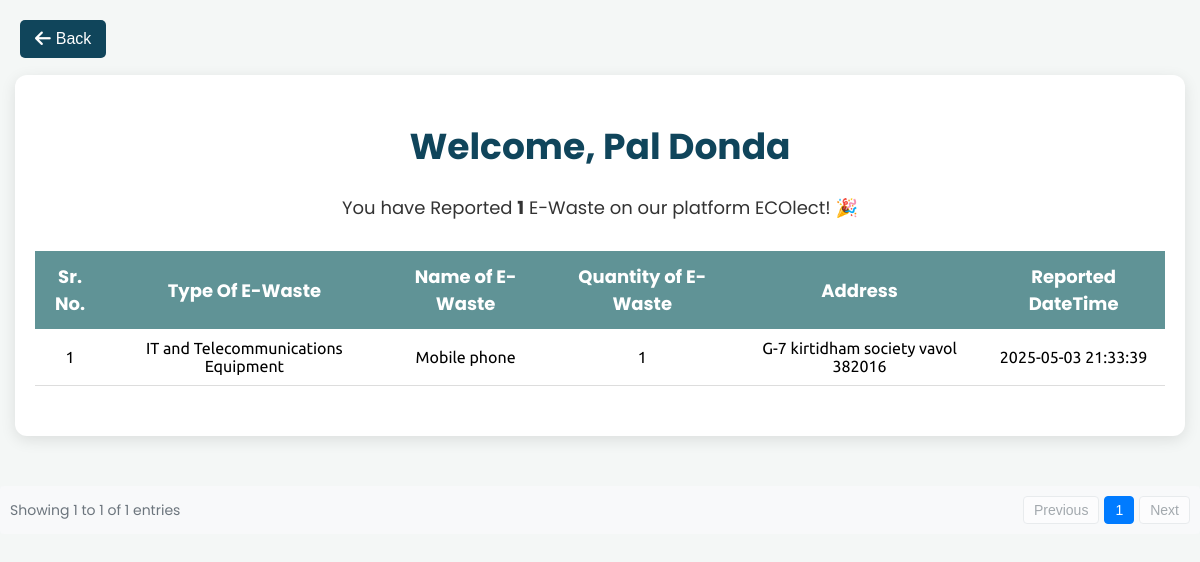
Screenshot of /reported.php?email=donda951072@gmail.com with the database file from the repository.
### tables this page shows
CREATE TABLE `ewaste` (
  `Sr.No` int(10) NOT NULL,
  `Fullname` varchar(30) NOT NULL,
  `Type` varchar(100) NOT NULL,
  `EName` varchar(30) NOT NULL,
  `Quantity` int(10) NOT NULL,
  `Latitude` float NOT NULL,
  `Longitude` float NOT NULL,
  `Address` longtext NOT NULL,
  `Datetime` datetime NOT NULL DEFAULT current_timestamp()
);

### dbconnect.php (called while the page is built, shortened)
<?php
$table ="login_credentials";
?>

### reported.php (the view, shortened to what this page needs)
<?php
include 'dbconnect.php';
if (isset($_GET['email'])) {
    $user_email = $_GET['email'];
} elseif (isset($_SESSION['user_email'])) {
    $user_email = $_SESSION['user_email'];
} else {
    header("Location: login.php");
    exit();
}
$ewaste = "ewaste";
$fullname = '';
$sql = "SELECT * FROM `$table` WHERE EMAIL = '$user_email'";
$result = mysqli_query($conn, $sql);
if ($result && mysqli_num_rows($result) > 0) {
    $row = mysqli_fetch_assoc($result);
    $fullname = $row['Fullname'];
} else {
    echo "error";
    exit;
}
$sql = "SELECT * FROM `$ewaste` WHERE FULLNAME = '$fullname'";
$result = mysqli_query($conn, $sql);
$nor = mysqli_num_rows($result)+1;
?>
<!DOCTYPE html>
<html lang="en">
<head>
    <link rel="stylesheet" href="admin/admin_css/pagination.css">
    <link rel="stylesheet" href="css/reported.css">
</head>
<body>
    <button class="back-button" onclick="window.location.href='home.php?email<?php echo $user_email;?>';">
        <i class="fa-solid fa-arrow-left"></i> Back
    </button>
    <div class="container">
        <h1>Welcome, <?php echo $fullname; ?></h1>
        <p>You have Reported <strong><?php echo $nor-1;?></strong> E-Waste on our platform ECOlect! &#127881;</p>
        <?php if ($nor > 0): ?>
            <div class="table-wrapper">
                <table id="data-table">
                    <thead>
                    <tr>
                        <th>Sr. No.</th>
                        <th>Type Of E-Waste</th>
                        <th>Name of E-Waste</th>
                        <th>Quantity of E-Waste</th>
                        <th>Address</th>
                        <th>Reported DateTime</th>
                    </tr>
                    </thead>
                    <tbody>
                    <?php $counter = 1; ?>
                    <?php while($row = mysqli_fetch_assoc($result)): ?>
                        <tr>
                            <td><?php echo $counter++; ?></td>
                            <td><?php echo $row['Type']; ?></td>
                            <td><?php echo $row['EName']; ?></td>
                            <td><?php echo $row['Quantity']; ?></td>
                            <td><?php echo $row['Address']; ?></td>
                            <td><?php echo $row['Datetime']; ?></td>
                        </tr>
                    <?php endwhile; ?>
                    </tbody>
                </table>
            </div>
        <?php endif; ?>
    </div>
    <div class="table-pagination">
        <div class="pagination-info" id="pagination-info">Loading...</div>
        <div class="pagination-controls">
            <button class="pagination-button" id="prev-button">Previous</button>
            <div id="page-numbers"></div>
            <button class="pagination-button" id="next-button">Next</button>
        </div>
    </div>
</body>
</html>

### admin/admin_css/pagination.css (style rules this page uses)
.table-pagination { display: flex; justify-content: space-between; align-items: center; padding: 10px; background-color: #f8f9fa; border-radius: 4px; }
.pagination-info { font-size: 14px; color: #6c757d; }
.pagination-controls { display: flex; gap: 5px; align-items: center; }
.pagination-button { padding: 5px 10px; border: 1px solid #dee2e6; background-color: white; color: #007bff; cursor: pointer; border-radius: 4px; font-size: 14px; }
.pagination-button:disabled { color: #6c757d; cursor: not-allowed; opacity: 0.6; }

### css/reported.css (style rules this page uses)
body { margin: 0; padding: 0; background: #f4f7f6; font-family: 'Poppins', sans-serif; }
.container { max-width: 95%; margin: 50px 15px; padding: 20px; background: #ffffff; border-radius: 12px; box-shadow: 0 4px 15px rgba(0,0,0,0.1); text-align: center; }
h1 { color: #10455b; font-size: 36px; margin-bottom: 20px; }
p { font-size: 18px; color: #333; margin-bottom: 30px; }
.table-wrapper { overflow-x: auto; }
table { width: 100%; border-collapse: collapse; margin-bottom: 30px; }
th { background-color: #609396; color: white; padding: 12px 8px; font-size: 18px; }
td { padding: 10px 8px; text-align: center; border-bottom: 1px solid #ddd; font-family: 'Ubuntu', sans-serif; font-size: 16px; }
.back-button { position: absolute; top: 20px; left: 20px; background-color: #10455b; color: white; border: none; padding: 10px 15px; font-size: 16px; border-radius: 5px; cursor: pointer; display: flex; align-items: center; gap: 5px; transition: background-color 0.3s ease; }
.back-button i { font-size: 18px; }

### rows the page displays
ewaste: Type "IT and Telecommunications Equipment", EName "Mobile phone", Quantity "1", Address "G-7 kirtidham society vavol 382016", Datetime "2025-05-03 21:33:39"

### other values shown
$fullname "Pal Donda"
$nor-1 "1"
